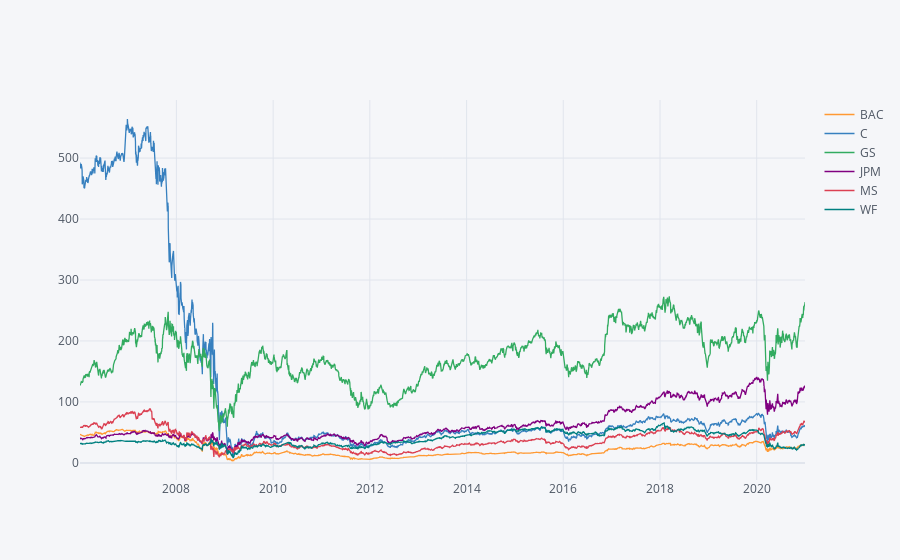

Notebook cell for this chart:
### Markdown cell above
** Create a line plot showing Close price for each bank for the entire index of time. (Hint: Try using a for loop, or use [.xs](http://pandas.pydata.org/pandas-docs/stable/generated/pandas.DataFrame.xs.html) to get a cross section of the data.)**

### Code cell
configure_plotly_browser_state()
init_notebook_mode(connected=True)

bank_stocks.xs(key = 'Close',axis=1,level='Stock Info').iplot()

### Figure 1 — Plotly figure (JSON) as saved in the notebook; plotly's stock layout.template omitted (floating-point values rounded to 4 significant figures; data arrays with more than 128 entries replaced by an {"elided": "..."} marker saying what was removed)
{"data": [{"line": {"color": "rgba(255, 153, 51, 1.0)", "dash": "solid", "shape": "linear", "width": 1.3}, "mode": "lines", "name": "BAC", "text": "", "x": {"elided": "3776 str values"}, "y": {"elided": "3776 float values"}, "type": "scatter"}, {"line": {"color": "rgba(55, 128, 191, 1.0)", "dash": "solid", "shape": "linear", "width": 1.3}, "mode": "lines", "name": "C", "text": "", "x": {"elided": "3776 str values"}, "y": {"elided": "3776 float values"}, "type": "scatter"}, {"line": {"color": "rgba(50, 171, 96, 1.0)", "dash": "solid", "shape": "linear", "width": 1.3}, "mode": "lines", "name": "GS", "text": "", "x": {"elided": "3776 str values"}, "y": {"elided": "3776 float values"}, "type": "scatter"}, {"line": {"color": "rgba(128, 0, 128, 1.0)", "dash": "solid", "shape": "linear", "width": 1.3}, "mode": "lines", "name": "JPM", "text": "", "x": {"elided": "3776 str values"}, "y": {"elided": "3776 float values"}, "type": "scatter"}, {"line": {"color": "rgba(219, 64, 82, 1.0)", "dash": "solid", "shape": "linear", "width": 1.3}, "mode": "lines", "name": "MS", "text": "", "x": {"elided": "3776 str values"}, "y": {"elided": "3776 float values"}, "type": "scatter"}, {"line": {"color": "rgba(0, 128, 128, 1.0)", "dash": "solid", "shape": "linear", "width": 1.3}, "mode": "lines", "name": "WF", "text": "", "x": {"elided": "3776 str values"}, "y": {"elided": "3776 float values"}, "type": "scatter"}], "layout": {"legend": {"bgcolor": "#F5F6F9", "font": {"color": "#4D5663"}}, "paper_bgcolor": "#F5F6F9", "plot_bgcolor": "#F5F6F9", "title": {"font": {"color": "#4D5663"}}, "xaxis": {"gridcolor": "#E1E5ED", "showgrid": true, "tickfont": {"color": "#4D5663"}, "title": {"font": {"color": "#4D5663"}, "text": ""}, "zerolinecolor": "#E1E5ED"}, "yaxis": {"gridcolor": "#E1E5ED", "showgrid": true, "tickfont": {"color": "#4D5663"}, "title": {"font": {"color": "#4D5663"}, "text": ""}, "zerolinecolor": "#E1E5ED"}}}
